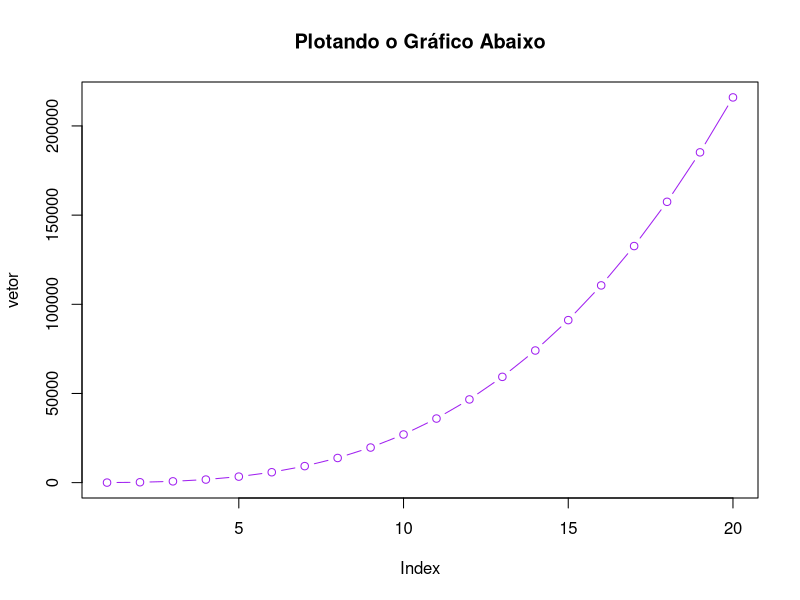

Source code (R):
################################################
# CENTRO UNIVERSITÁRIO METODISTA IZABELA HENDRIX
# PROGRAMAÇÃO FUNCIONAL ORIENTADA A OBJETOS
# Aula 09
# por Layla Comparin
################################################

for(i in 1:20) {
  print((i+2)^2)
}

vetor <- c(1:20)
for(i in vetor) {
  vetor[i] = (i*3)^3
}
plot(vetor, col="purple", main = "Plotando o Gráfico Abaixo", type="b")


vetor <- c(1:50)
for(i in vetor) {
  if(i <= 10){
    print(paste("Pequeno -", i))
  } 
  else if (i > 10 && i <= 20){
    print(paste("Médio -", i))
  }
  else if (i > 20 && i <= 30){
    print(paste("Médio -", i))
  }
  else if (i > 30 && i <= 40){
    print(paste("Enorme -", i))
  }
  else if (i > 40 && i <= 49){
    print(paste("Gigante -", i))
  }
  else {
    print(paste("Chega!! -", i))
  }
}



